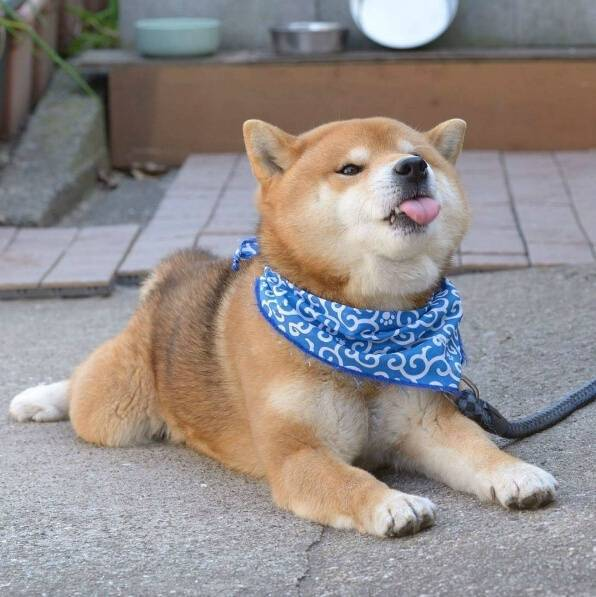
%> input picture 实验一/dog.jpg, 596 x 597 px
$ octave one.m   (GNU Octave 9; MATLAB toolbox functions it lacks are replaced by stand-ins)
%> lines starting %> are read from the running program, lines starting %| are printed output that depends on the picture
%读入原始图像并显示
image_original=imread('dog.jpg');
%> image_original is the input picture: size 597x596x3 uint8; mean R, G, B 147.4, 140.5, 138.8
figure(1)
subplot(2,4,1);
imshow(image_original);
title('原输入图像');
axis square;

%生成含高斯噪声图像并显示
pp=0.05;
image_gaosi_noise=imnoise(image_original,'gaussian',0,pp);
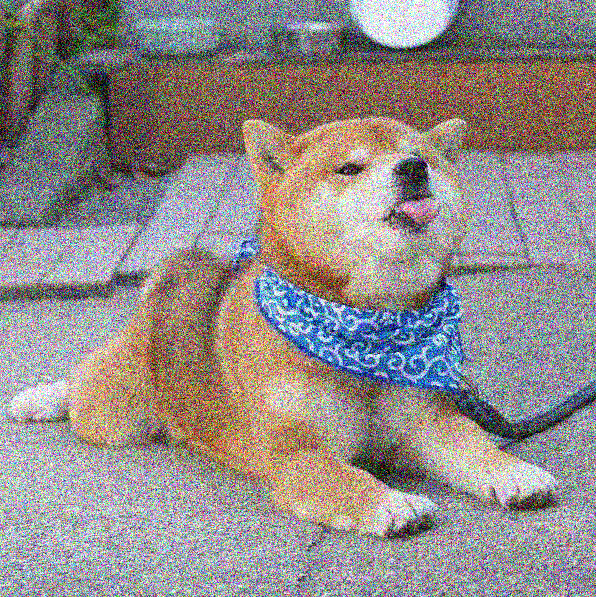
%> image_gaosi_noise: size 597x596x3 uint8; mean R, G, B 146.1, 139.6, 137.7
subplot(2,4,2);
imshow(image_gaosi_noise);
title('添加高斯噪声后图像');
axis square;

%生成含椒盐噪声图像并显示
d=0.05;
image_saltpepper_noise=imnoise(image_original,'salt & pepper',d);
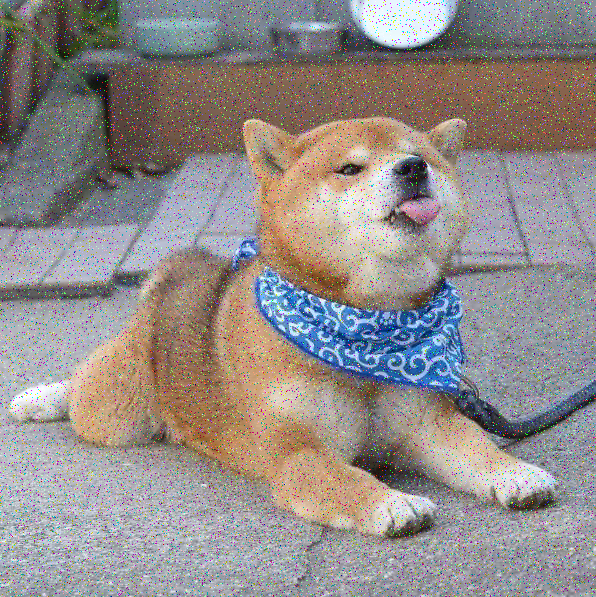
%> image_saltpepper_noise: size 597x596x3 uint8; mean R, G, B 146.3, 139.9, 138.2
subplot(2,4,3);
imshow(image_saltpepper_noise);
title('添加椒盐噪声后图像');
axis square;

%生成含乘性噪声图像并显示
var=0.05;
image_speckle_noise=imnoise(image_original,'speckle',var);
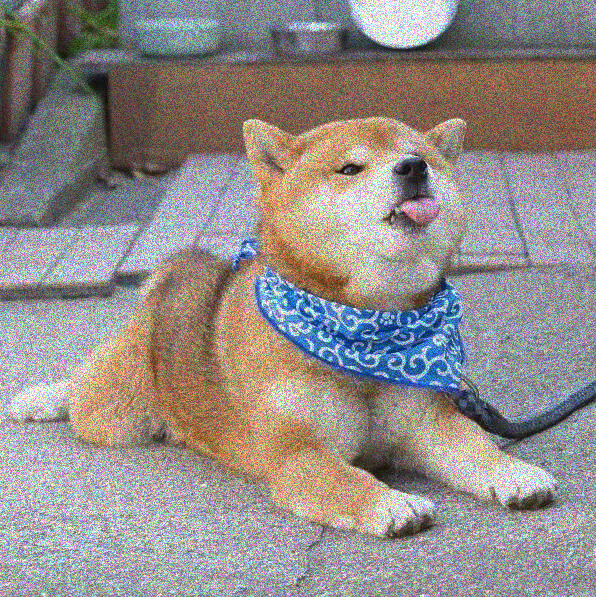
%> image_speckle_noise: size 597x596x3 uint8; mean R, G, B 146.6, 140, 138
subplot(2,4,4);
imshow(image_speckle_noise);
title('添加乘性噪声后图像');
axis square;

%原图像直方图
r=0:255;
bb=image_original(:);
pg=hist(bb,r);
%> pg = 256 values, max 11233 at index 161, min 10 at index 2, mean 4169.7
pgr1=pg/length(bb);
%> pgr1 = 256 values, max 0.0105 at index 161, min 9.37e-06 at index 2, mean 0.00391
subplot(245);bar(pgr1);title('源输入图像的直方图');

r=0:255;
bl=image_gaosi_noise(:);
pg=hist(bl,r);
%> pg = 256 values, max 61956 at index 256, min 924 at index 3, mean 4169.7
pgr2=pg/length(bl);
%> pgr2 = 256 values, max 0.058 at index 256, min 0.000866 at index 3, mean 0.00391
subplot(246);bar(pgr2);title('高斯噪声污染后的直方图');

r=0:255;
bh=image_saltpepper_noise(:);
pu=hist(bh,r);
%> pu = 256 values, max 29791 at index 256, min 10 at index 2, mean 4169.7
pgr3=pu/length(bh);
%> pgr3 = 256 values, max 0.0279 at index 256, min 9.37e-06 at index 2, mean 0.00391
subplot(247);bar(pgr3);title('椒盐噪声污染后的直方图');

r=0:255;
ba=image_speckle_noise(:);
pa=hist(ba,r);
%> pa = 256 values, max 30383 at index 256, min 12 at index 2, mean 4169.7
pgr4=pa/length(ba);
%> pgr4 = 256 values, max 0.0285 at index 256, min 1.12e-05 at index 2, mean 0.00391
subplot(248);bar(pgr4);title('乘性噪声污染后直方图');
%> after `title('乘性噪声污染后直方图')`:
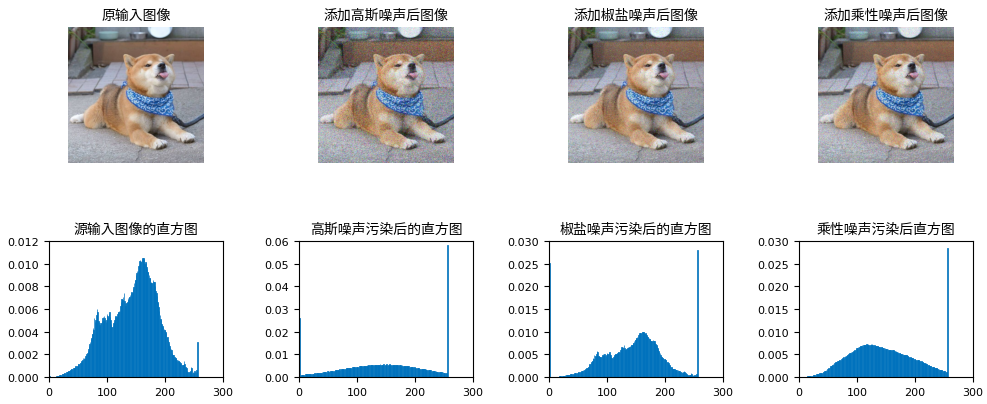
%> figure redrawn from the program's plot data, 8 panels
